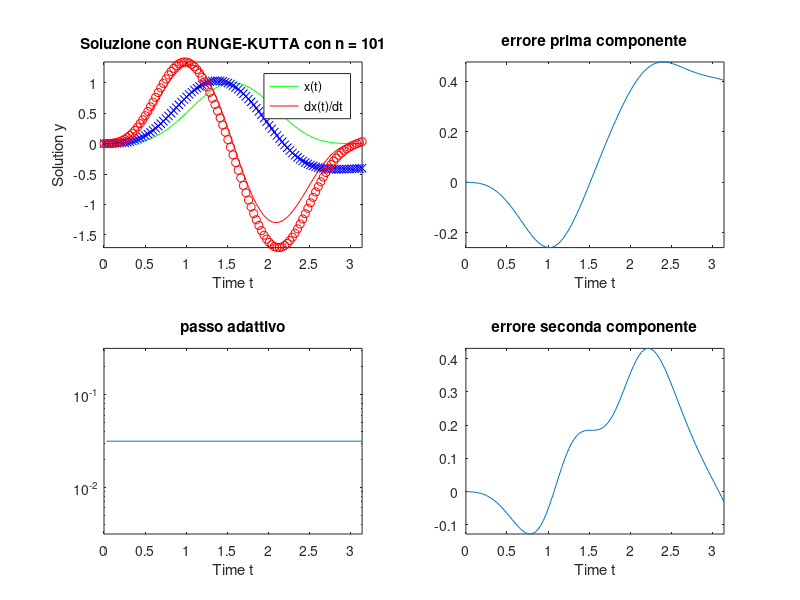

Source code (MATLAB):
clc;                                               % Clears the screen
clear all;
close all;
tspan = [0,pi];

h=0.01*tspan(2);        % frazione decimale di pi-->100 passi 
t = tspan(1):h:tspan(2);                                        
i = zeros(1,length(t)); 
y1(1) = 0;     
y2(1) = 0;% initial condition
mu = 1;
% Termini forzanti già presenti nel file del De Falco
x   = @(t) sin (t) .^ 4;
xp  = @(t) 4 * sin (t) .^ 3 .* cos (t);
xpp = @(t) 4 * (3 * sin (t) .^ 2 .* cos (t) .^2 - sin (t) .^ 4);
mu  = 1;
f   = @(t) xpp(t) - mu * (1 - x(t).^2) .* xp(t) + x(t);
% Sistema differenziale
y1_dot = @(t, y2) y2;
y2_dot = @(t, y1, y2) mu*(1-y1^2)*y2-y1+f(t);  

for i=1:(length(t)-1)                              % calculation loop
    k1_1 = y1_dot(t(i), y2(i));
    k1_2 = y2_dot(t(i), y1(i), y2(i));
    k2_1 = y1_dot(t(i)+.5*h, y2(i)+.5*k1_2*h);
    k2_2 = y2_dot(t(i)+.5*h, y1(i)+.5*k1_1*h, y2(i)+.5*k1_2*h);
    k3_1 = y1_dot(t(i)+.5*h, y2(i)+.5*k2_2+h);
    k3_2 = y2_dot(t(i)+.5*h, y1(i)+.5*k2_1*h, y2(i)+.5*k2_2+h);
    k4_1 = y1_dot(t(i)+h, y2(i)+k3_2*h);
    k4_2 = y2_dot(t(i)+h, y1(i)+k3_1*h, y2(i)+k3_2*h);

    y1(i+1) = y1(i) + (1/6)*(k1_1+2*k2_1+2*k3_1+k4_1)*h;
    y2(i+1) = y2(i) + (1/6)*(k1_2+2*k2_2+2*k3_2+k4_2)*h;
    
end

plot (t, x(t), t, xp(t), t, y1, 'x', t, y2, 'o')
% Linea continua soluzione esatta, x e o soluzione numerica

subplot(2,2,1)
plot (t, x(t),'g', t, xp(t),'r', t, y1, 'xb', t, y2, 'or')
title (['Soluzione con RUNGE-KUTTA con n = ',int2str(length(t))])
xlabel('Time t');
ylabel('Solution y');
legend('x(t)','dx(t)/dt')
axis([tspan(1) tspan(2) -inf inf])

subplot(2,2,2)
plot (t, x(t) - y1)
title ('errore prima componente')
xlabel('Time t');
axis([tspan(1) tspan(2) -inf inf])

subplot(2,2,4)
plot (t, xp(t) - y2)
title ('errore seconda componente')
xlabel('Time t');
axis([tspan(1) tspan(2) -inf inf])

subplot(2,2,3)
semilogy (t(2:end), diff (t))
title ('passo adattivo')
xlabel('Time t');
axis([tspan(1) tspan(2) -inf inf])